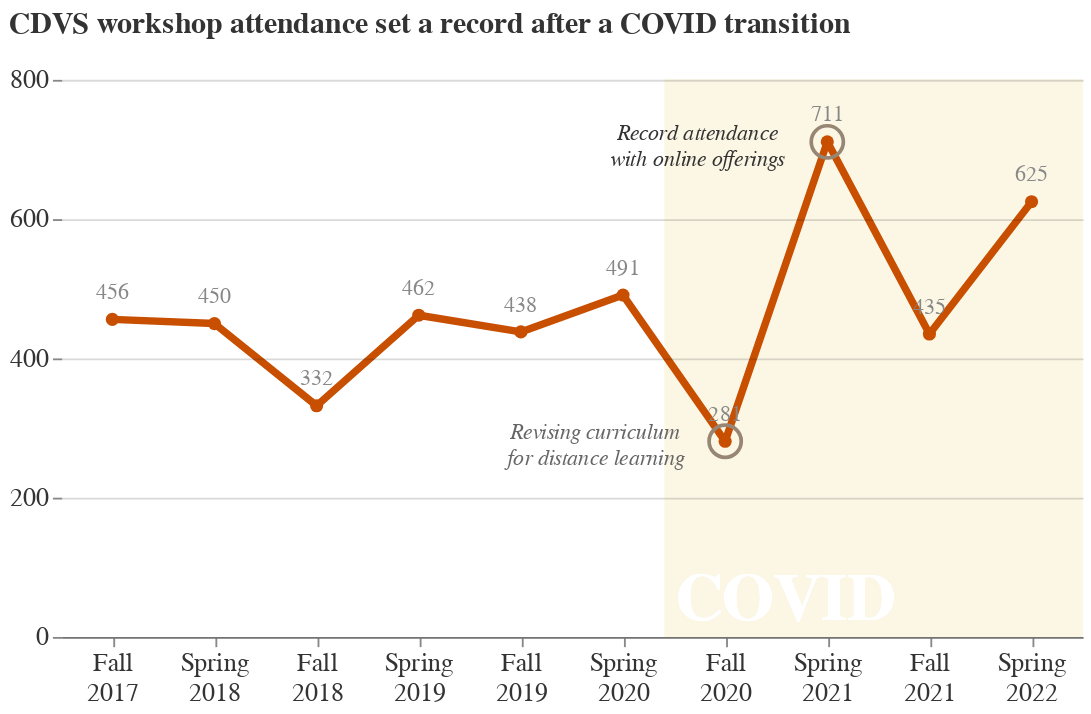

Write notebook code for a chart like this one.
### Markdown cell above
## Final plot with highlight band, text annotations, and title

- Title gets specified in the top-level chart
- Since grid lines are overlapping the red plot line, make them black and reduce opacity
- Lots of other small configurations on the axis label spacing, title alignment, etc.
- *These font sizes are probably the ones I'd use in the simpler plot I'd save to SVG to annotate in PowerPoint*

### Code cell
base = alt.Chart(
    df, 
    title = alt.TitleParams(
        "CDVS workshop attendance set a record after a COVID transition"
    )
).encode(
    alt.X('semesterWrap:N')
            .sort(alt.SortField('index'))
            .axis(labelAngle = 0)
            .title(''),
    # Grid lines stay behind all elements unless set zindex > 0
    alt.Y('Attendance:Q')
            .axis(tickCount=5, domainWidth=0, zindex=1)
            .title('')
).transform_calculate(
    # Splitting on a space makes it into a list, which spans one line per entry
    semesterWrap = alt.expr.split(alt.datum.Semester,' ')
).properties(
    width = 550,
    height = 300
)

line = base.mark_line(
    size=4, 
    strokeJoin="round"
).encode(
    color = alt.value("#C84E00")
)

points = line.mark_circle(
    size=50, 
    opacity=1.0
)

count_text = base.mark_text(
    dy = -15,
    fontSize = 12
).encode(
    text = 'Attendance:Q',
    color = alt.value('#888888')
)

highlight_circles = base.mark_point(
    size=300, 
    opacity=1.0
).encode(
    color = alt.value("#988675")
).transform_filter(
    alt.FieldOneOfPredicate(field='Semester', oneOf=['Fall 2020','Spring 2021'])
)

covid_band = alt.Chart(df).mark_rect().encode(
    x = alt.value(325),
    x2 = alt.value(550),
    color = alt.value("#FCF7E5")
)

covid_text = alt.Chart(df).mark_text(
    fontSize=36,
    fontStyle="bold"
).encode(
    x = alt.value(390),
    y = alt.value(280),
    text = alt.value("COVID"),
    color = alt.value('white')
)

fall2020_text = base.mark_text(
    fontSize=12,
    fontStyle='italic',
    dx = -70,
    dy = -5
).encode(
    text = alt.value(['Revising curriculum','for distance learning']),
    color = alt.value("#666666")
).transform_filter(
    alt.datum.Semester == "Fall 2020"
)

spring2021_text = base.mark_text(
    fontSize=12,
    fontStyle='italic',
    dx = -70,
    dy = -5
).encode(
    text = alt.value(['Record attendance','with online offerings']),
    color = alt.value("#333333")
).transform_filter(
    alt.datum.Semester == "Spring 2021"
)

alt.layer(covid_band, 
          line, 
          points, 
          count_text, 
          highlight_circles, 
          covid_text, 
          fall2020_text,
          spring2021_text
).configure_axis(
    titlePadding = 10,
    labelFontSize = 14,
    labelColor = "#333333",
    titleFontSize = 12,
    gridColor = "black",
    gridOpacity = 0.15
).configure_title(
    fontSize = 16,
    anchor = 'start',
    offset = 15,
    color = "#333333",
    subtitleColor = "#666666"
).configure_view(
    strokeWidth=0
)

### Figure 1 — Vega-Lite specification as saved in the notebook (floating-point values rounded to 4 significant figures)
{"config": {"view": {"continuousWidth": 300, "continuousHeight": 300, "strokeWidth": 0}, "axis": {"gridColor": "black", "gridOpacity": 0.15, "labelColor": "#333333", "labelFontSize": 14, "titleFontSize": 12, "titlePadding": 10}, "title": {"anchor": "start", "color": "#333333", "fontSize": 16, "offset": 15, "subtitleColor": "#666666"}}, "layer": [{"mark": {"type": "rect"}, "encoding": {"color": {"value": "#FCF7E5"}, "x": {"value": 325}, "x2": {"value": 550}}}, {"mark": {"type": "line", "size": 4, "strokeJoin": "round"}, "encoding": {"color": {"value": "#C84E00"}, "x": {"axis": {"labelAngle": 0}, "field": "semesterWrap", "sort": {"field": "index"}, "title": "", "type": "nominal"}, "y": {"axis": {"tickCount": 5, "domainWidth": 0, "zindex": 1}, "field": "Attendance", "title": "", "type": "quantitative"}}, "title": {"text": "CDVS workshop attendance set a record after a COVID transition"}, "transform": [{"calculate": "split(datum.Semester,' ')", "as": "semesterWrap"}]}, {"mark": {"type": "circle", "opacity": 1.0, "size": 50}, "encoding": {"color": {"value": "#C84E00"}, "x": {"axis": {"labelAngle": 0}, "field": "semesterWrap", "sort": {"field": "index"}, "title": "", "type": "nominal"}, "y": {"axis": {"tickCount": 5, "domainWidth": 0, "zindex": 1}, "field": "Attendance", "title": "", "type": "quantitative"}}, "title": {"text": "CDVS workshop attendance set a record after a COVID transition"}, "transform": [{"calculate": "split(datum.Semester,' ')", "as": "semesterWrap"}]}, {"mark": {"type": "text", "dy": -15, "fontSize": 12}, "encoding": {"color": {"value": "#888888"}, "text": {"field": "Attendance", "type": "quantitative"}, "x": {"axis": {"labelAngle": 0}, "field": "semesterWrap", "sort": {"field": "index"}, "title": "", "type": "nominal"}, "y": {"axis": {"tickCount": 5, "domainWidth": 0, "zindex": 1}, "field": "Attendance", "title": "", "type": "quantitative"}}, "title": {"text": "CDVS workshop attendance set a record after a COVID transition"}, "transform": [{"calculate": "split(datum.Semester,' ')", "as": "semesterWrap"}]}, {"mark": {"type": "point", "opacity": 1.0, "size": 300}, "encoding": {"color": {"value": "#988675"}, "x": {"axis": {"labelAngle": 0}, "field": "semesterWrap", "sort": {"field": "index"}, "title": "", "type": "nominal"}, "y": {"axis": {"tickCount": 5, "domainWidth": 0, "zindex": 1}, "field": "Attendance", "title": "", "type": "quantitative"}}, "title": {"text": "CDVS workshop attendance set a record after a COVID transition"}, "transform": [{"calculate": "split(datum.Semester,' ')", "as": "semesterWrap"}, {"filter": {"field": "Semester", "oneOf": ["Fall 2020", "Spring 2021"]}}]}, {"mark": {"type": "text", "fontSize": 36, "fontStyle": "bold"}, "encoding": {"color": {"value": "white"}, "text": {"value": "COVID"}, "x": {"value": 390}, "y": {"value": 280}}}, {"mark": {"type": "text", "dx": -70, "dy": -5, "fontSize": 12, "fontStyle": "italic"}, "encoding": {"color": {"value": "#666666"}, "text": {"value": ["Revising curriculum", "for distance learning"]}, "x": {"axis": {"labelAngle": 0}, "field": "semesterWrap", "sort": {"field": "index"}, "title": "", "type": "nominal"}, "y": {"axis": {"tickCount": 5, "domainWidth": 0, "zindex": 1}, "field": "Attendance", "title": "", "type": "quantitative"}}, "title": {"text": "CDVS workshop attendance set a record after a COVID transition"}, "transform": [{"calculate": "split(datum.Semester,' ')", "as": "semesterWrap"}, {"filter": "(datum.Semester === 'Fall 2020')"}]}, {"mark": {"type": "text", "dx": -70, "dy": -5, "fontSize": 12, "fontStyle": "italic"}, "encoding": {"color": {"value": "#333333"}, "text": {"value": ["Record attendance", "with online offerings"]}, "x": {"axis": {"labelAngle": 0}, "field": "semesterWrap", "sort": {"field": "index"}, "title": "", "type": "nominal"}, "y": {"axis": {"tickCount": 5, "domainWidth": 0, "zindex": 1}, "field": "Attendance", "title": "", "type": "quantitative"}}, "title": {"text": "CDVS workshop attendance set a record after a COVID transition"}, "transform": [{"calculate": "split(datum.Semester,' ')", "as": "semesterWrap"}, {"filter": "(datum.Semester === 'Spring 2021')"}]}], "data": {"name": "data-ad3a1643298a111c8e04a89d0147b008"}, "height": 300, "width": 550, "$schema": "https://vega.github.io/schema/vega-lite/v5.8.0.json", "datasets": {"data-ad3a1643298a111c8e04a89d0147b008": [{"index": 0, "Semester": "Fall 2017", "Attendance": 456}, {"index": 1, "Semester": "Spring 2018", "Attendance": 450}, {"index": 2, "Semester": "Fall 2018", "Attendance": 332}, {"index": 3, "Semester": "Spring 2019", "Attendance": 462}, {"index": 4, "Semester": "Fall 2019", "Attendance": 438}, {"index": 5, "Semester": "Spring 2020", "Attendance": 491}, {"index": 6, "Semester": "Fall 2020", "Attendance": 281}, {"index": 7, "Semester": "Spring 2021", "Attendance": 711}, {"index": 8, "Semester": "Fall 2021", "Attendance": 435}, {"index": 9, "Semester": "Spring 2022", "Attendance": 625}]}}
